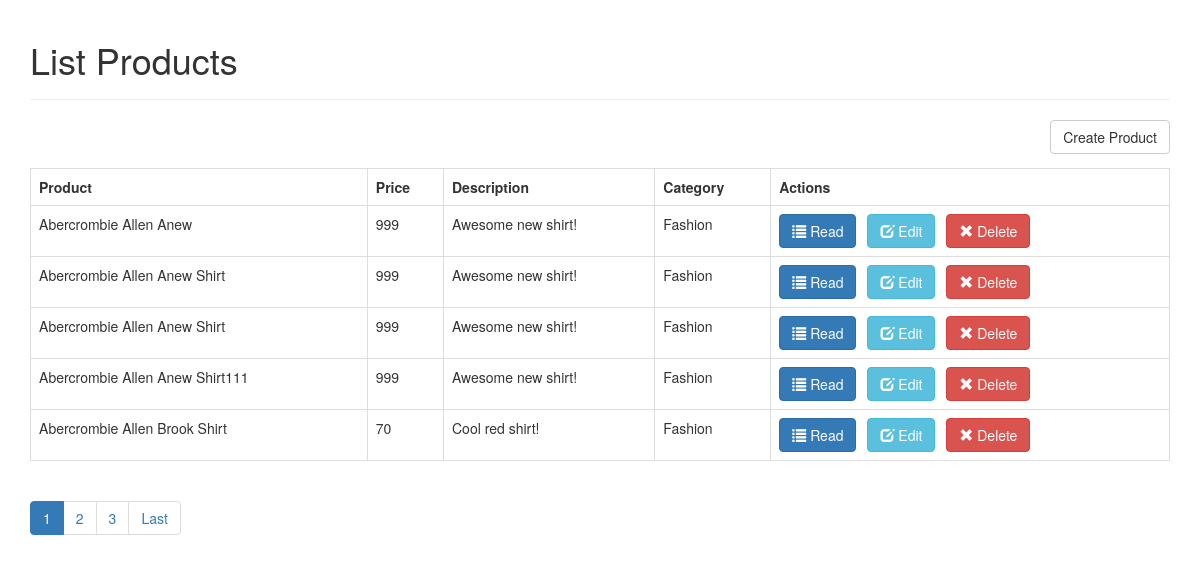
Screenshot of /listproduct.php with the database file from the repository.
### tables this page shows
CREATE TABLE `products` (
  `id` int(11) NOT NULL,
  `name` varchar(255) NOT NULL,
  `description` text NOT NULL,
  `price` int(11) NOT NULL,
  `category_id` int(11) NOT NULL,
  `image` text NOT NULL,
  `created` datetime NOT NULL,
  `modified` timestamp NOT NULL DEFAULT CURRENT_TIMESTAMP
);

CREATE TABLE `categories` (
  `id` int(11) NOT NULL,
  `name` varchar(256) NOT NULL,
  `parent_id` int(11) NOT NULL DEFAULT '0',
  `created` datetime NOT NULL,
  `modified` timestamp NOT NULL DEFAULT CURRENT_TIMESTAMP
);

### objects/product.php (called while the page is built, shortened)
<?php
class Product{
    private $conn;
    private $table_name = "products";
    public function __construct($db){
        $this->conn = $db;
    }
    function readAll($from_record_num, $records_per_page){
    $query = "SELECT
                id, name, description, price, category_id
            FROM
                " . $this->table_name . "
            ORDER BY
                name ASC
            LIMIT
                {$from_record_num}, {$records_per_page}";
    $stmt = $this->conn->prepare( $query );
    $stmt->execute();
    return $stmt;
    }
    public function countAll(){
        $query = "SELECT id FROM " . $this->table_name . "";
        $stmt = $this->conn->prepare( $query );
        $stmt->execute();
        $num = $stmt->rowCount();
        return $num;
    }
}
?>

### objects/category.php (called while the page is built, shortened)
<?php
class Category{
    private $conn;
    private $table_name = "categories";
    public $id;
    public function __construct($db){
        $this->conn = $db;
    }
    public function readName(){
    $query = "SELECT name FROM " . $this->table_name . " WHERE id = ? limit 0,1";
    $stmt = $this->conn->prepare( $query );
    $stmt->bindParam(1, $this->id);
    $stmt->execute();
    $row = $stmt->fetch(PDO::FETCH_ASSOC);
    $this->name = $row['name'];
  }
}
?>

### listproduct.php (the view, shortened to what this page needs)
<?php
$page = isset($_GET['page']) ? $_GET['page'] : 1;
$records_per_page = 5;
$from_record_num = ($records_per_page * $page) - $records_per_page;
include_once 'objects/product.php';
include_once 'objects/category.php';
$database = new Database();
$db = $database->getConnection();
$product = new Product($db);
$category = new Category($db);
$stmt = $product->readAll($from_record_num, $records_per_page);
$num = $stmt->rowCount();
$page_title = "List Products";
include_once "layout_header.php";
echo "<div class='right-button-margin'>";
    echo "<a href='create_product.php' class='btn btn-default pull-right'>Create Product</a>";
echo "</div>";
if($num>0){
    echo "<table class='table table-hover table-responsive table-bordered'>";
        echo "<tr>";
            echo "<th>Product</th>";
            echo "<th>Price</th>";
            echo "<th>Description</th>";
            echo "<th>Category</th>";
            echo "<th>Actions</th>";
        echo "</tr>";
        while ($row = $stmt->fetch(PDO::FETCH_ASSOC)){
            extract($row);
            echo "<tr>";
                echo "<td>{$name}</td>";
                echo "<td>{$price}</td>";
                echo "<td>{$description}</td>";
                echo "<td>";
                    $category->id = $category_id;
                    $category->readName();
                    echo $category->name;
                echo "</td>";
                echo "<td>";
                    echo "<a href='read_one.php?id={$id}' class='btn btn-primary left-margin'>
                        <span class='glyphicon glyphicon-list'></span> Read
                    </a>
                    <a href='update_product.php?id={$id}' class='btn btn-info left-margin'>
                        <span class='glyphicon glyphicon-edit'></span> Edit
                    </a>
                    <a delete-id='{$id}' class='btn btn-danger delete-object'>
                        <span class='glyphicon glyphicon-remove'></span> Delete
                    </a>";
                echo "</td>";
            echo "</tr>";
        }
    echo "</table>";
}
else{
    echo "<div class='alert alert-info'>No products found.</div>";
}
$page_url = "listproduct.php?";
$total_rows = $product->countAll();
include_once 'paging.php';
include_once "layout_footer.php";
?>

### layout_header.php (shortened to what this page needs)
<!DOCTYPE html>
<html lang="en">
<head>
    <link rel="stylesheet" href="https://maxcdn.bootstrapcdn.com/bootstrap/3.3.7/css/bootstrap.min.css" />
    <link rel="stylesheet" href="libs/css/custom.css" />
</head>
<body>
    <div class="container">
        <?php
        echo "<div class='page-header'>
                <h1>{$page_title}</h1>
            </div>";
        ?>

### paging.php (shortened to what this page needs)
<?php
echo "<ul class='pagination'>";
$total_pages = ceil($total_rows / $records_per_page);
$range = 2;
$initial_num = $page - $range;
$condition_limit_num = ($page + $range)  + 1;
for ($x=$initial_num; $x<$condition_limit_num; $x++) {
    if (($x > 0) && ($x <= $total_pages)) {
        if ($x == $page) {
            echo "<li class='active'><a href=\"#\">$x <span class=\"sr-only\">(current)</span></a></li>";
        }
        else {
            echo "<li><a href='{$page_url}page=$x'>$x</a></li>";
        }
    }
}
if($page<$total_pages){
    echo "<li><a href='" .$page_url. "page={$total_pages}' title='Last page is {$total_pages}.'>";
        echo "Last";
    echo "</a></li>";
}
echo "</ul>";
?>

### layout_footer.php (shortened to what this page needs)
</div>
</body>
</html>

### libs/css/custom.css (style rules this page uses)
.left-margin { margin:0 .5em 0 0; }
.right-button-margin { margin: 0 0 1em 0; overflow: hidden; }

### rows the page displays
products: name "Abercrombie Allen Anew", price "999", description "Awesome new shirt!", category.name "Fashion"
products: name "Abercrombie Allen Anew Shirt", price "999", description "Awesome new shirt!", category.name "Fashion"
products: name "Abercrombie Allen Anew Shirt", price "999", description "Awesome new shirt!", category.name "Fashion"
products: name "Abercrombie Allen Anew Shirt111", price "999", description "Awesome new shirt!", category.name "Fashion"
products: name "Abercrombie Allen Brook Shirt", price "70", description "Cool red shirt!", category.name "Fashion"

### other values shown
$page_title "List Products"
